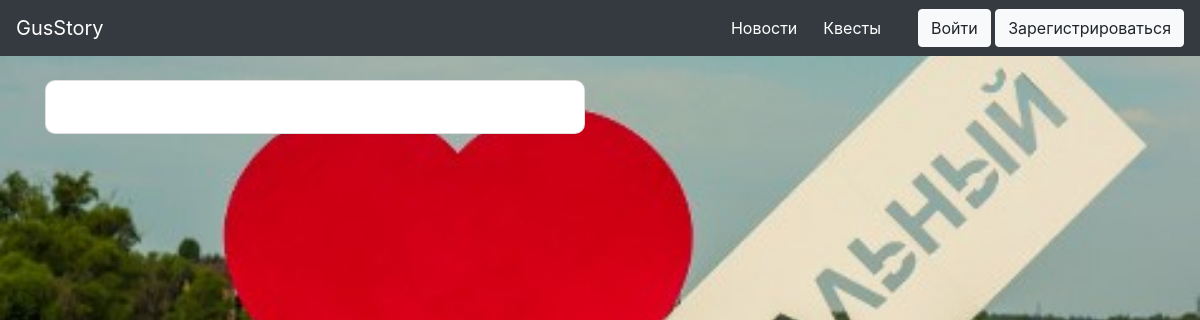
The page /news_item/52 on the database as committed earlier.
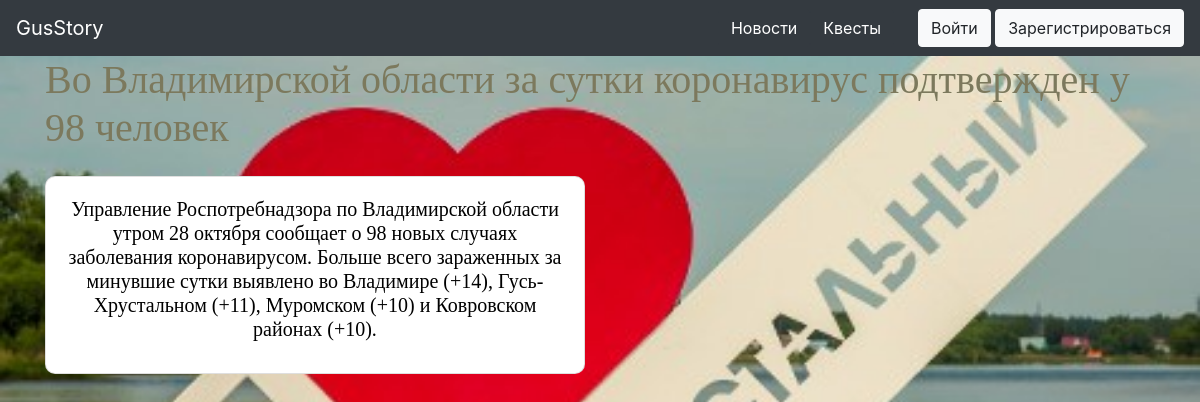
The same page on the database as committed later.
### data/news.py (models this page shows)
class News(SqlAlchemyBase, SerializerMixin, UserMixin):
    __tablename__ = 'news'
    id = sqlalchemy.Column(sqlalchemy.Integer, primary_key=True, autoincrement=True)
    title = sqlalchemy.Column(sqlalchemy.String, nullable=True)
    content = sqlalchemy.Column(sqlalchemy.String, nullable=True)
    theme = sqlalchemy.Column(sqlalchemy.String, nullable=True)
    date = sqlalchemy.Column(sqlalchemy.DateTime, nullable=True)

### main.py (the view)
@app.route('/news_item/<int:id>', methods=['GET', 'POST'])
def about_news(id):
    sessions = db_session.create_session()
    new = sessions.query(news.News).get(id)
    return render_template("item_news.html", new=new)

### data/db_session.py (called while the page is built)
def create_session() -> Session:
    global __factory
    return __factory()

### templates/Item_news.html (shortened to what this page needs)
{% extends "base.html" %}
{% block content %}
<h1>{{new.title}}</h1>
<div class="container; mt-4">
    <div class="row">
        <div class="col-sm-6">
            <div class="card mb-4" style="border-radius: 10px;">
                <div class="card-body" style="width:100%;">
                        <h5 align="center" class="card-title">{{new.content}}</h5>
                </div>
            </div>
        </div>
    </div>
</div>
{% endblock %}

### templates/base.html (shortened to what this page needs)
<!DOCTYPE html>
<html lang="ru">
<head>
    <link rel="stylesheet" type="text/css" href="{{ url_for('static', filename='css/style.css') }}"/>
    <link rel="stylesheet"
          href="https://cdn.jsdelivr.net/npm/bootstrap@4.5.3/dist/css/bootstrap.min.css"
>
</head>
<body style="background: center url(static/img/fon1.jpg); background-size: cover;">
<div>
    <nav class="navbar navbar-expand-lg sticky-top navbar-dark bg-dark">
        <a class="navbar-brand" href="/"> GusStory </a>
        <div class="collapse navbar-collapse" id="navbarSupportedContent">
            <a class="btn btn-dark" href="/news"> Новости </a>
            <a class="btn btn-dark mr-4" href="/quests"> Квесты </a>
            {% if not current_user.is_authenticated %}
            <div>
                <a class="btn btn-light" href="/login"> Войти </a>
                <a class="btn btn-light" href="/register"> Зарегистрироваться </a>
            </div>
            {% else %}
            <a class="navbar-brand nav-link mt-2" href="/profile"><h4 style="color:
                #ffffff;">{{current_user.name[0]}}{{current_user.surname[0]}}</h4></a>
            {% endif %}
        </div>
    </nav>
    <div class="content container">
        {% block content %}
        {% endblock %}
    </div>
</div>
</body>
</html>

### static/css/style.css (style rules this page uses)
body { background: #000; color: #FFFFFF; display: flex; flex-direction: column; height: 100%; }
html { height: 100%; }
.content { flex: 1 0 auto; }
h1 { color: #7c795d; font-family: ‘Trocchi’, serif; font-size: 45px; font-weight: normal; line-height: 48px; margin: 0; }
h5 { color: #000; font-family: ‘Times New Roman’, serif; font-size: 20px; font-weight: normal; line-height: 48px; margin: 0; }

Rows that differ between the two databases and show on the page:
added News: title "Во Владимирской области за сутки коронавирус подтвержден у 98 человек", content "Управление Роспотребнадзора по Владимирской области утром 28 октября сообщает о 98 новых случаях заболевания коронавирусом. Больше всего зараженных за минувшие сутки выявлено во Владимире (+14), Гусь-Хрустальном (+11), Муромском (+10) и Ковровском районах (+10)."
